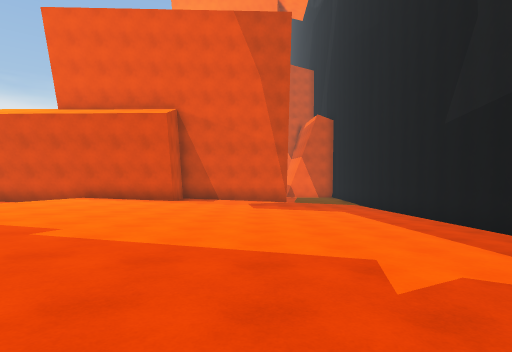
View 1 (above)

24 first-person views from a walk through a scene from a Unity 3-D project. The camera is 1.4 m above the floor, looks level and sees 80° across. The floor is counted in squares, 2 m on a side. Each view is taken from the middle of a square. On the plan, view 1 faces up. The plan holds only what a view shows up to about 10 squares ahead; the rest is blank. The place goes on beyond the plan.

View 2
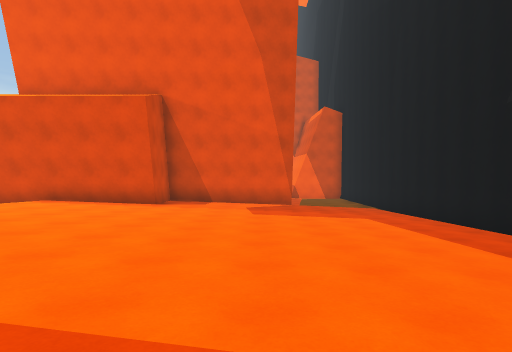

View 3
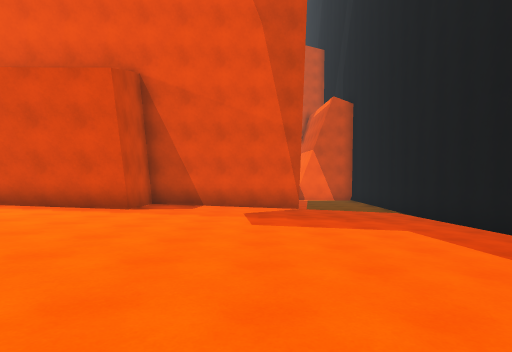

View 4
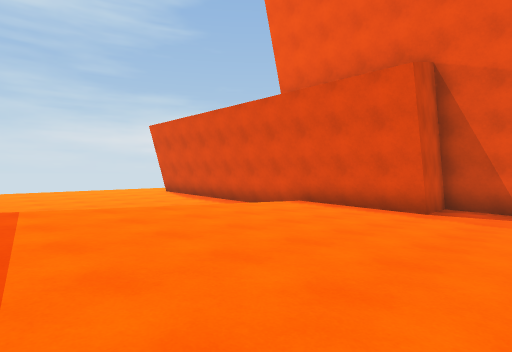

View 5
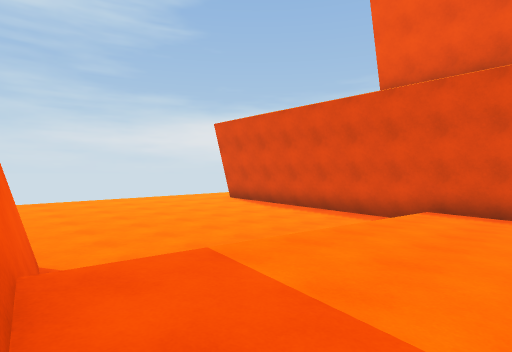

View 6
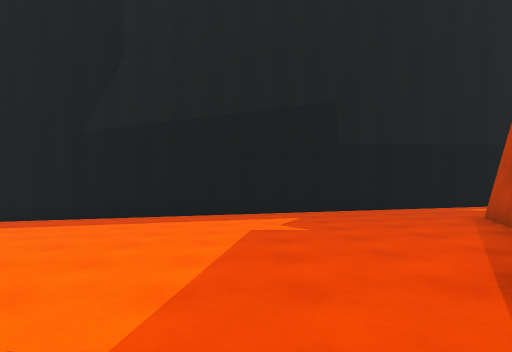

View 7
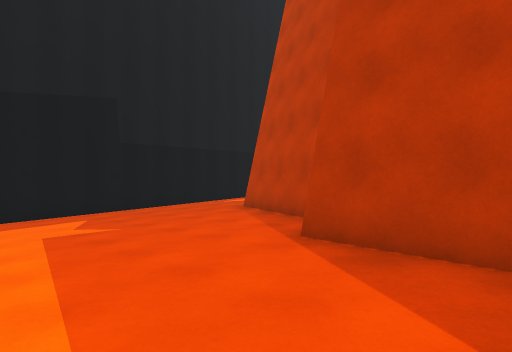

View 8
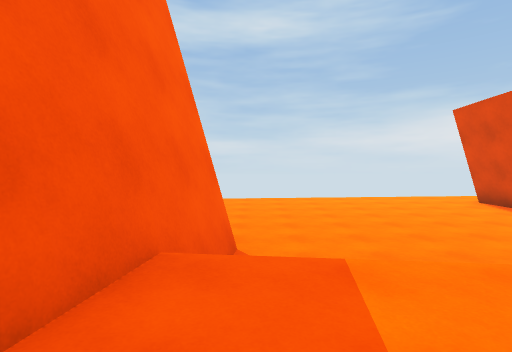

View 9
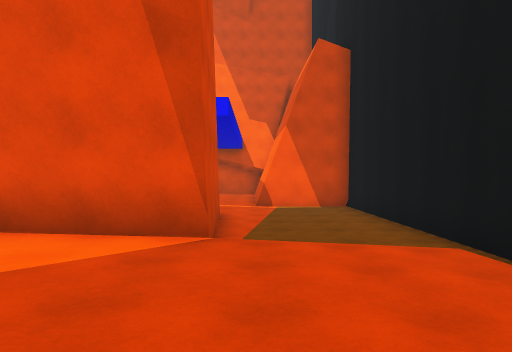

View 10
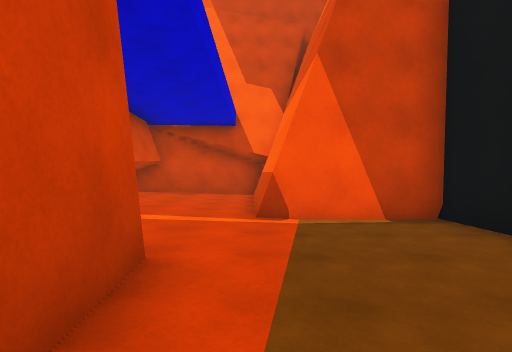

View 11
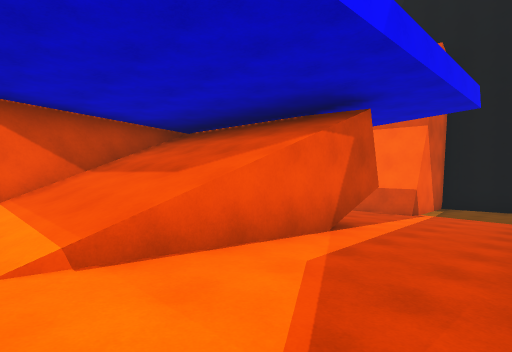

View 12
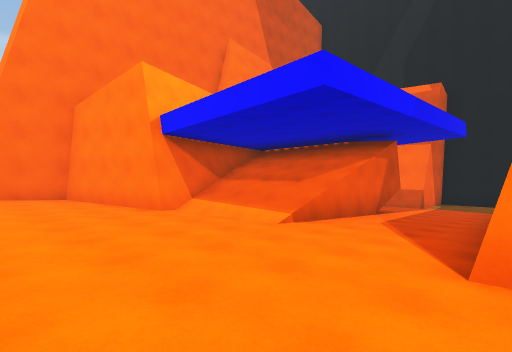

View 13
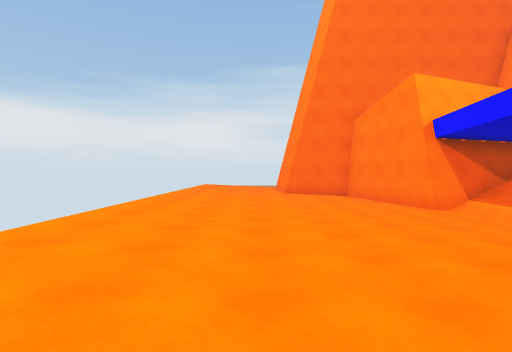

View 14
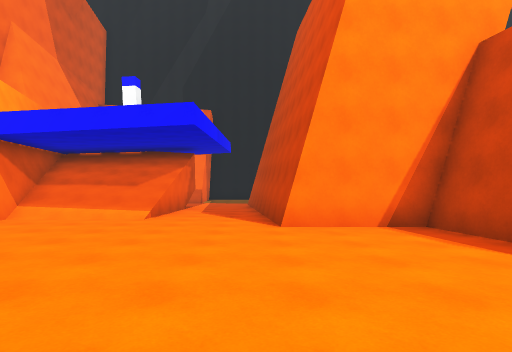

View 15
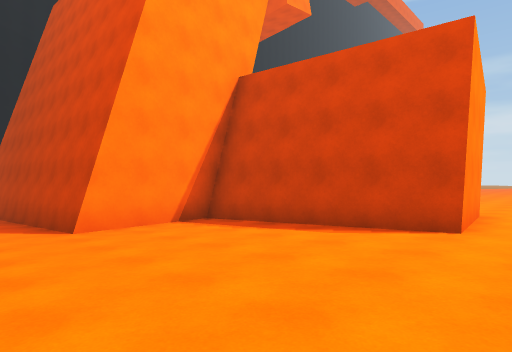

View 16
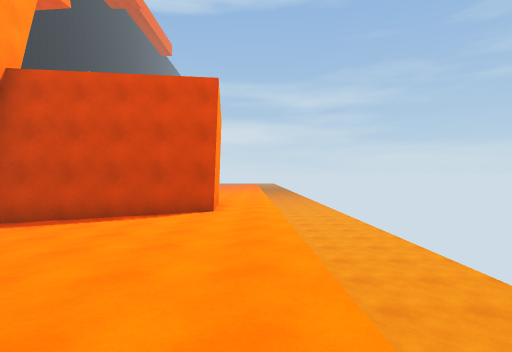

View 17
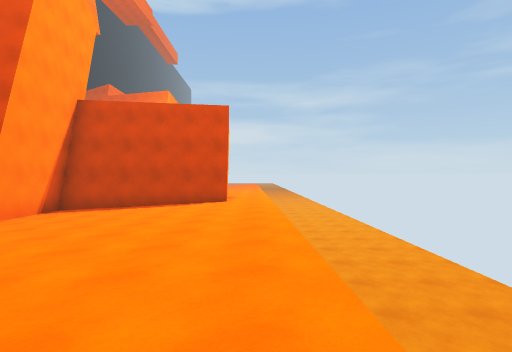

View 18
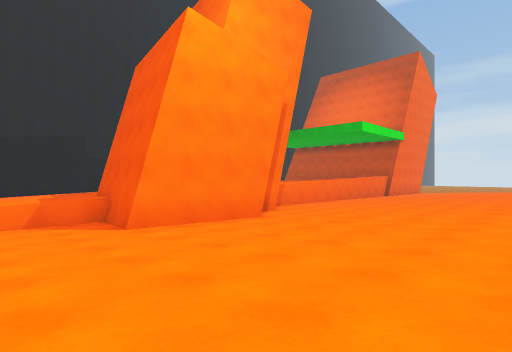

View 19
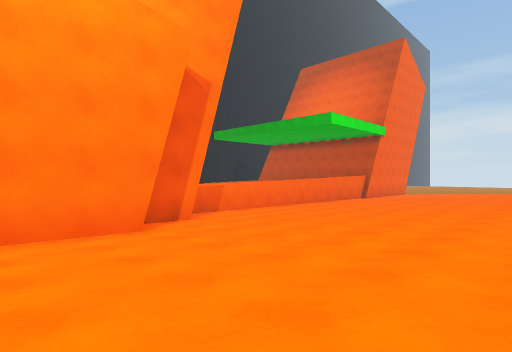

View 20
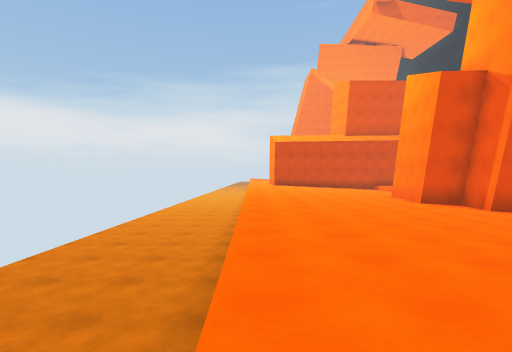

View 21
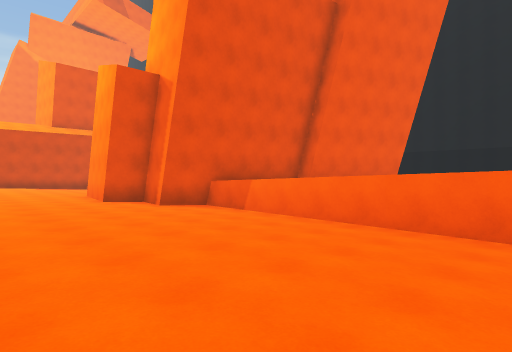

View 22
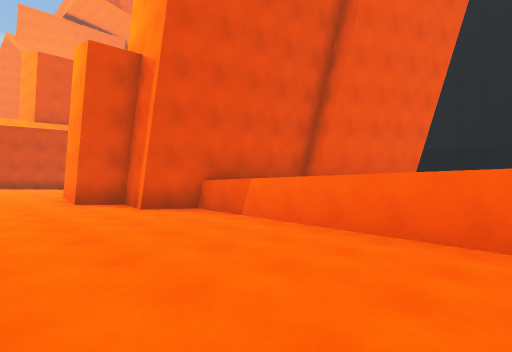

View 23
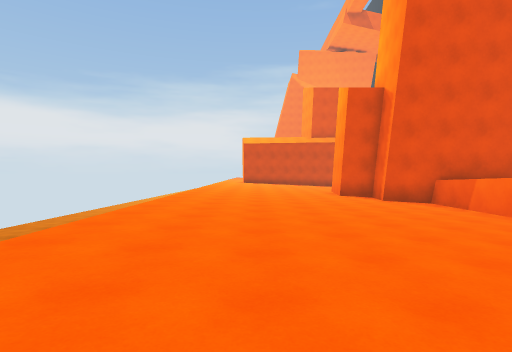

View 24
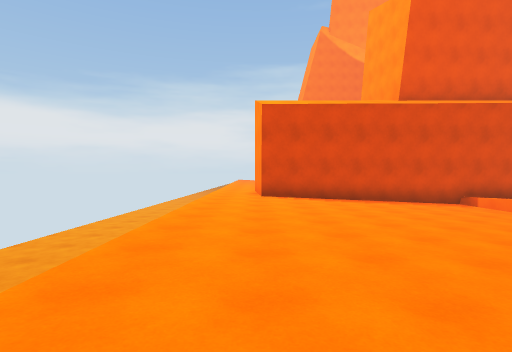

### Floor plan
Key: @ floor where view 1 was taken; # wall or solid block; . main floor; : floor 0.25 m higher than the main floor; - floor 0.25 m lower than the main floor; + floor 0.5 m higher than the main floor; _ floor 0.5 m lower than the main floor; * floor 0.75 m higher than the main floor; < floor 0.75 m lower than the main floor; % floor 1 m higher than the main floor; ( floor 1 m lower than the main floor; & floor 1.25 m higher than the main floor; $ floor 1.5 m higher than the main floor; / step, stairs or slope; = window, fence, low wall or low ledge; ^ raised ledge.
Columns run from 17 left of view 1 to 5 right of it. Each row starts with its distance up from view 1.
 25    **+++:#      ####
 24    **+++:########_<#
 23   (**+++::##//   _<#
 22   (**++::.///=   _<#
 21   (**++::.////^  _<#
 20 (((*+++::..///=##<<####
 19 (((*+++::....--__<<(((#
 18 (((*+++::...--___<<(((#
 17 (((*++:::.../###  #(((#
 16 (((*++::.#####    #(((#
 15 (((+++::.#        #(((#
 14 (((+++::.#   ######///#
 13 (((+######   #..--___<#
 12 (((+######   #..---___#
 11 (((+##########...---__#
 10 (((++::....:::....--__#
  9 (( ++::....+:::....--_#
  8 (( ++::....++::.....--#
  7 (( ++::... +++::....--#
  6 (( +:::... *++:::....-#
  5 (( +::....-*+++:::....#
  4    +::....-**+++::....#
  3    +::...####*+++::...#
  2    +::...#   **++:::..#
  1 (((+::...##  ###++:::.#
  0 (((:::...-#     /@+::.#
 -1 (((::....-###   ###+::#
 -2 (((::....--% ## # #+::#
 -3 (((::....--&  ###    :#
 -4 (((::...---&          #
 -5 (((::...--_&
 -6 (((:....--_$
 -7  ((:....--_$
 -8    :....--_$
 -9    :....--_
-10     ...
-11      .

Positions as (right, up) in squares from view 1, and headings:
1: (0, 0), facing up
2: (0, 2), facing up
3: (0, 4), facing up
4: (-1, 4), facing up-left
5: (-4, 3), facing up-left
6: (-4, 3), facing right
7: (-4, 4), facing down-right
8: (-4, 4), facing left
9: (2, 10), facing up
10: (2, 15), facing up
11: (-7, 17), facing up-right
12: (-11, 16), facing up-right
13: (-12, 15), facing up
14: (-14, 17), facing right
15: (-14, 18), facing down-right
16: (-14, 20), facing down
17: (-14, 23), facing down
18: (-14, 6), facing down-right
19: (-14, 3), facing down-right
20: (-14, -9), facing up
21: (-12, -9), facing up-right
22: (-11, -8), facing up-right
23: (-12, -11), facing up
24: (-13, 1), facing up
